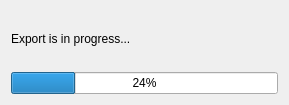
<?xml version="1.0" encoding="UTF-8"?>
<ui version="4.0">
 <class>ExportProgressDlg</class>
 <widget class="QDialog" name="ExportProgressDlg">
  <property name="geometry">
   <rect>
    <x>0</x>
    <y>0</y>
    <width>289</width>
    <height>105</height>
   </rect>
  </property>
  <property name="windowTitle">
   <string>Dialog</string>
  </property>
  <layout class="QVBoxLayout" name="verticalLayout">
   <item>
    <widget class="QLabel" name="label">
     <property name="accessibleDescription">
      <string notr="true"/>
     </property>
     <property name="text">
      <string>Export is in progress...</string>
     </property>
    </widget>
   </item>
   <item>
    <widget class="QProgressBar" name="progressBar">
     <property name="toolTip">
      <string notr="true"/>
     </property>
     <property name="statusTip">
      <string notr="true"/>
     </property>
     <property name="whatsThis">
      <string notr="true"/>
     </property>
     <property name="accessibleName">
      <string notr="true"/>
     </property>
     <property name="accessibleDescription">
      <string notr="true"/>
     </property>
     <property name="value">
      <number>24</number>
     </property>
    </widget>
   </item>
  </layout>
 </widget>
 <resources/>
 <connections/>
</ui>
